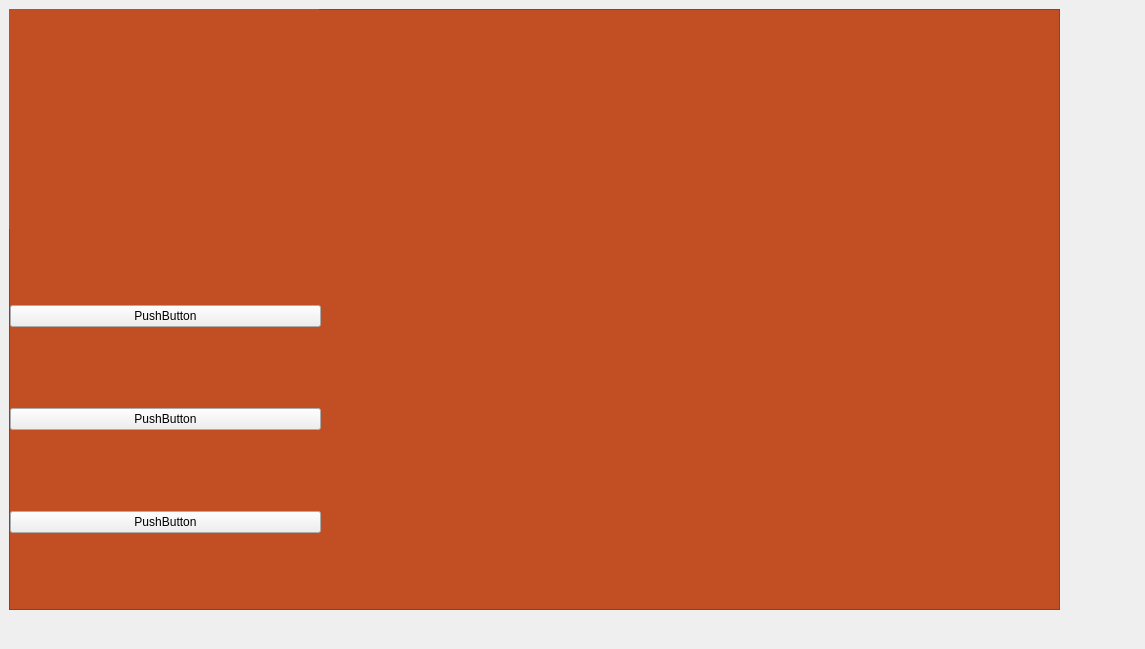
<?xml version="1.0" encoding="UTF-8"?>
<ui version="4.0">
 <class>MainMenu</class>
 <widget class="QWidget" name="MainMenu">
  <property name="geometry">
   <rect>
    <x>0</x>
    <y>0</y>
    <width>1145</width>
    <height>649</height>
   </rect>
  </property>
  <property name="windowTitle">
   <string>The Pie Chart</string>
  </property>
  <widget class="QWidget" name="verticalLayoutWidget">
   <property name="geometry">
    <rect>
     <x>10</x>
     <y>230</y>
     <width>311</width>
     <height>381</height>
    </rect>
   </property>
   <layout class="QVBoxLayout" name="verticalLayout">
    <item>
     <widget class="QPushButton" name="pushButton_2">
      <property name="styleSheet">
       <string notr="true">font: 75 14pt &quot;Gotham&quot;;</string>
      </property>
      <property name="text">
       <string>PushButton</string>
      </property>
     </widget>
    </item>
    <item>
     <widget class="QPushButton" name="pushButton">
      <property name="styleSheet">
       <string notr="true">font: 75 14pt &quot;Gotham&quot;;</string>
      </property>
      <property name="text">
       <string>PushButton</string>
      </property>
     </widget>
    </item>
    <item>
     <widget class="QPushButton" name="pushButton_3">
      <property name="styleSheet">
       <string notr="true">font: 75 14pt &quot;Gotham&quot;;</string>
      </property>
      <property name="text">
       <string>PushButton</string>
      </property>
     </widget>
    </item>
   </layout>
  </widget>
  <widget class="QFrame" name="frame">
   <property name="geometry">
    <rect>
     <x>9</x>
     <y>9</y>
     <width>1051</width>
     <height>601</height>
    </rect>
   </property>
   <property name="styleSheet">
    <string notr="true">background-color: rgb(194, 79, 35);</string>
   </property>
   <property name="frameShape">
    <enum>QFrame::StyledPanel</enum>
   </property>
   <property name="frameShadow">
    <enum>QFrame::Raised</enum>
   </property>
   <widget class="QWidget" name="verticalLayoutWidget_2">
    <property name="geometry">
     <rect>
      <x>-1</x>
      <y>-1</y>
      <width>311</width>
      <height>221</height>
     </rect>
    </property>
    <layout class="QVBoxLayout" name="verticalLayout_2">
     <item>
      <widget class="QLabel" name="label">
       <property name="enabled">
        <bool>true</bool>
       </property>
       <property name="whatsThis">
        <string>&lt;html&gt;&lt;head/&gt;&lt;body&gt;&lt;p&gt;&lt;img src=&quot;:/Asset 10.png&quot;/&gt;&lt;/p&gt;&lt;/body&gt;&lt;/html&gt;</string>
       </property>
       <property name="styleSheet">
        <string notr="true">image: url(:/Asset 10.png);</string>
       </property>
       <property name="text">
        <string/>
       </property>
      </widget>
     </item>
    </layout>
   </widget>
  </widget>
  <zorder>frame</zorder>
  <zorder>verticalLayoutWidget</zorder>
 </widget>
 <resources/>
 <connections/>
</ui>
